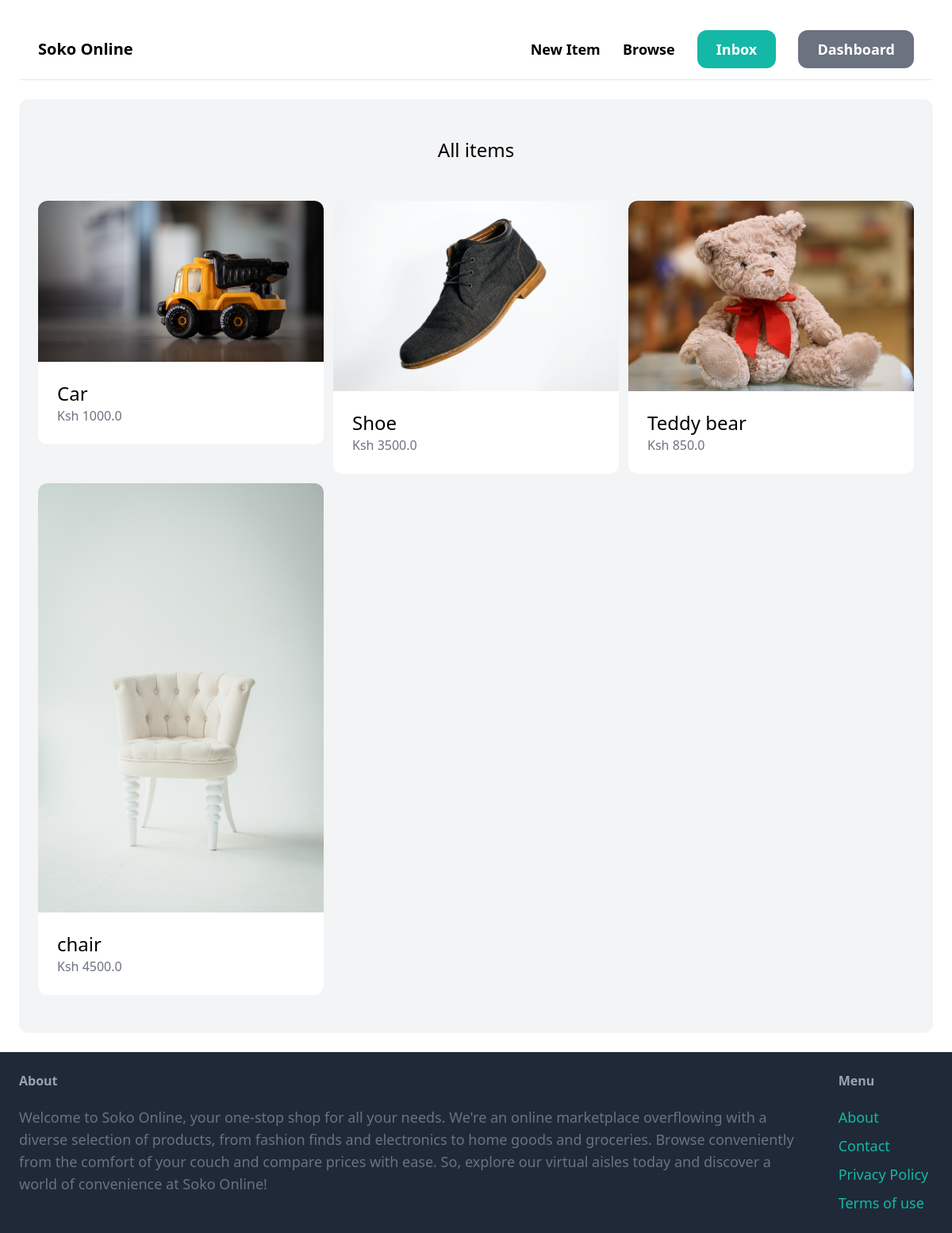
The page /dashboard/ (signed in) on the database its author committed.
### item/models.py (models this page shows, shortened)
class Item(models.Model):
    category=models.ForeignKey(Category,related_name='items', on_delete=models.CASCADE)
    name=models.CharField(max_length=255)
    description=models.TextField(blank=True,null=True)
    price=models.FloatField()
    image=models.ImageField(upload_to='item_images', blank=True, null=True)
    is_sold=models.BooleanField(default=False)
    created_by=models.ForeignKey(User, related_name='items', on_delete=models.CASCADE)
    created_on = models.DateTimeField(auto_now_add=True)

### dashboard/views.py (the view)
# urls.py: path('',views.index, name='index'),
@login_required
def index(request):
    items = Item.objects.filter(created_by = request.user)
    return render(request, 'dashboard/index.html',{
        'items': items
    })

### dashboard/templates/dashboard/index.html (shortened to what this page needs)
{% extends 'core/base.html' %}
{% block content %}
<div class="mt-6 px-6 py-12 bg-gray-100 rounded-xl">
    <h2 class="mb-12 text-2xl text-center">All items</h2>
    <div class="grid grid-cols-3 gap-3">
        {% for item in items %}
        <div>
            <a href="{% url 'item:detail' item.id %}">
                <div>
                    <img src="{{ item.image.url }}" class="rounded-t-xl" alt="{{ item.name }}" />
                </div>
                <div class="p-6 bg-white rounded-b-xl">
                    <h2 class="text-2xl">{{ item.name }}</h2>
                    <p class="text-gray-500">Ksh {{ item.price }}</p>
                </div>
            </a>
        </div>
        {% endfor %}
    </div>
</div>
{% endblock %}

### rows shown on the page
Item: image (picture), name "Car", price "1000.0"
Item: image (picture), name "Shoe", price "3500.0"
Item: image (picture), name "Teddy bear", price "850.0"
Item: image (picture), name "chair", price "4500.0"
